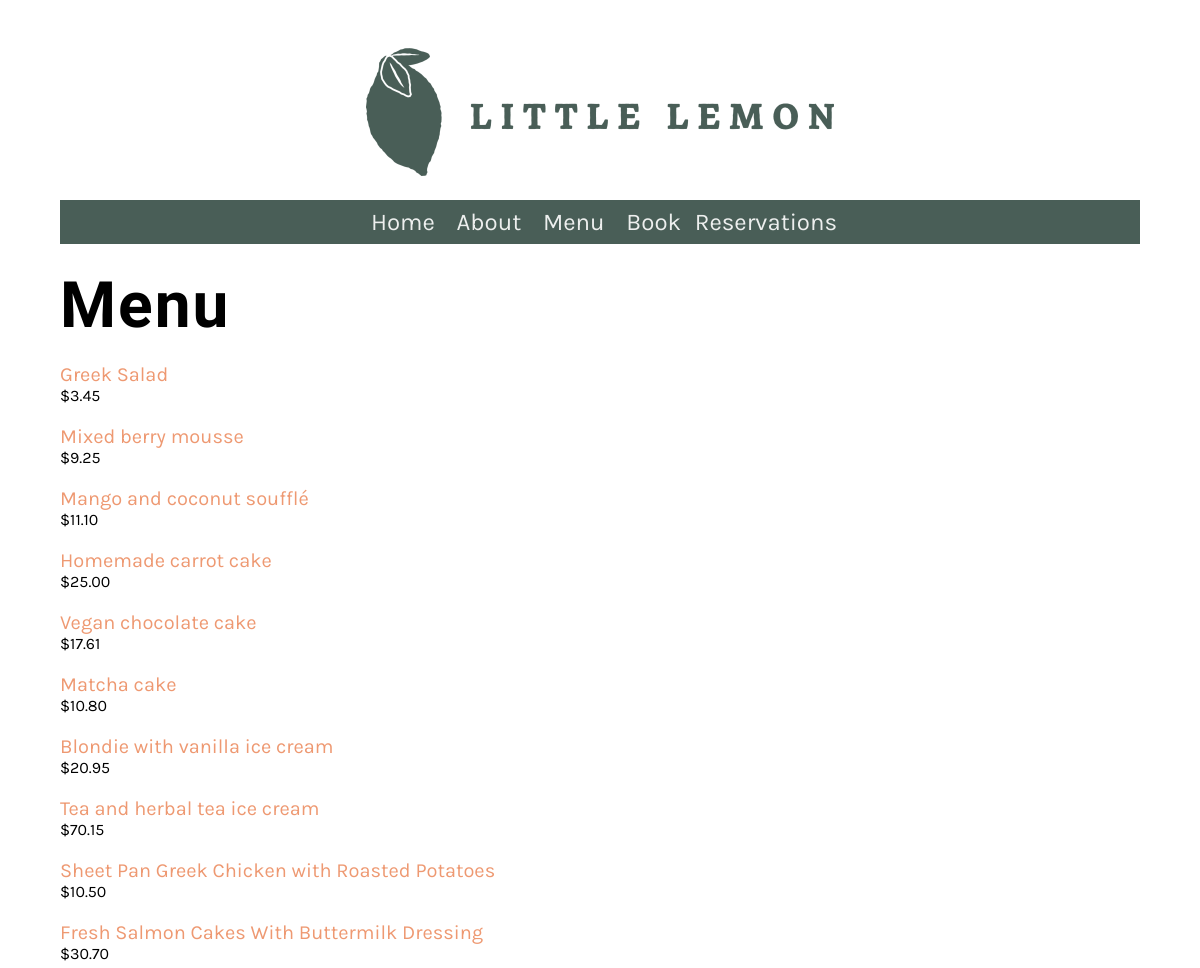
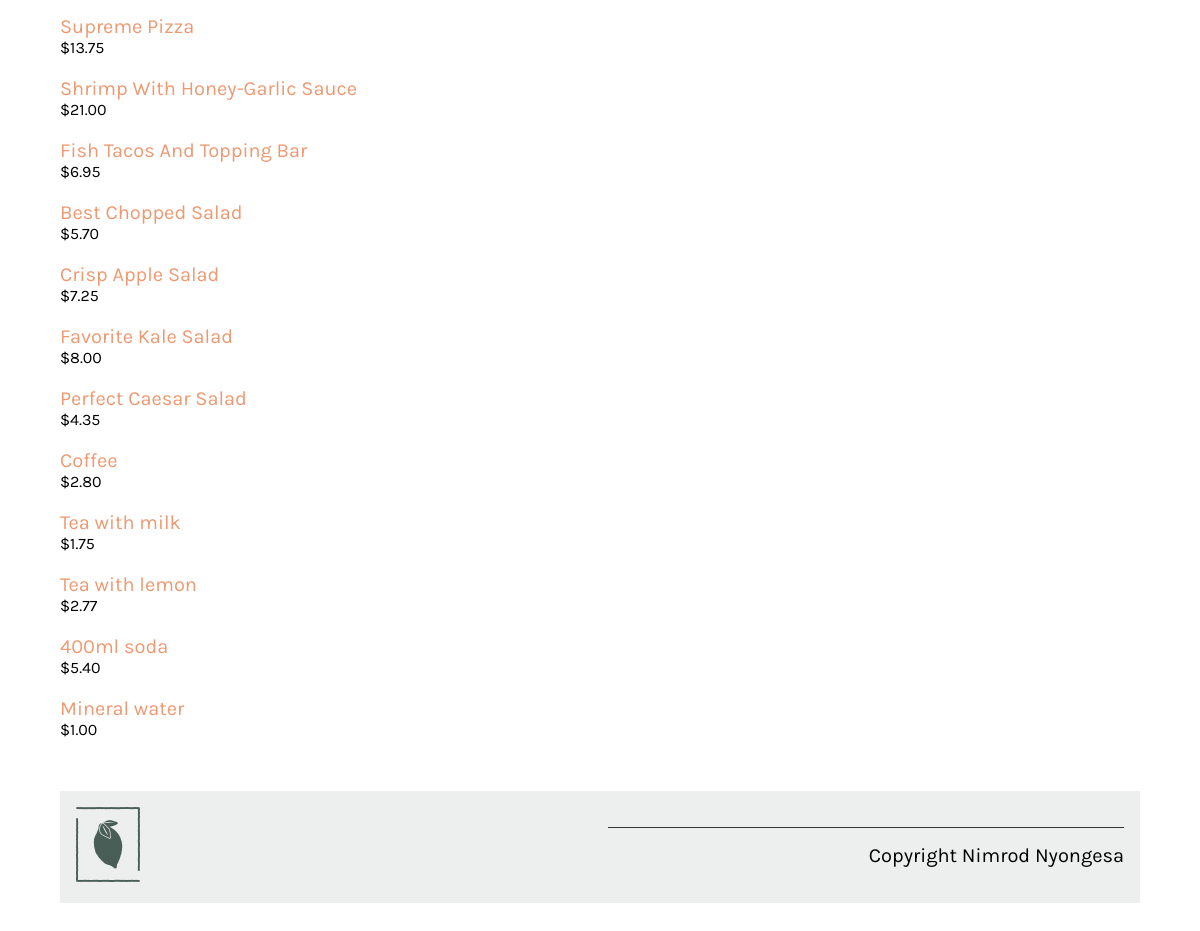
The app's page /menu/ with its own data (2 pictures, top to bottom).
### api/models.py (models this page shows, shortened)
class MenuItems(models.Model):
    name = models.CharField(max_length=128)
    price = models.DecimalField(max_digits=6, decimal_places=2)
    description = models.TextField()
    category = models.ForeignKey(Category, on_delete=models.PROTECT)
    inventory = models.SmallIntegerField(default=0)

### restaurant/views.py (the view)
# urls.py: path('menu/', views.menu, name="menu"),
def menu(request):
    menu_data = MenuItems.objects.all()
    main_data = {"menu": menu_data}
    return render(request, 'menu.html', {"menu": main_data})

### restaurant/templates/menu.html
{% extends 'base.html' %}
{% load static %}
{% block content %}
<h1>Menu</h1>
<div class="column">
    {% for item in menu.menu %}
    <p>
        <a href="{% url 'menu_item' pk=item.pk %}">
            {{ item.name }}
            </a>
        <span class="menu-price">
            ${{ item.price }}
        </span>
    </p>
    {% endfor %}
</div>
{% endblock %}

### restaurant/templates/base.html (shortened to what this page needs)
{% load static %}
<!DOCTYPE html>
<html lang="en">
  <head>
    <link
      rel="preload"
      as="style"
      href="{% static 'css/style.css' %}"
      onload="this.rel = 'stylesheet'"
    />
  </head>
  <body>
    {% include 'partials/_header.html' %}
    <main>{% block content %} {% endblock %}</main>
    {% include 'partials/_footer.html' %}
  </body>
</html>

### restaurant/templates/partials/_header.html
{% load static %}
<header>
  <img src="{% static 'img/logo.png' %}" />
</header>
<nav>
  <ul>
    <li><a href="{% url 'home' %}">Home</a></li>
    <li><a href="{% url 'about' %}">About</a></li>
    <li><a href="{% url 'menu' %}">Menu</a></li>
    <li><a href="{% url 'book' %}">Book</a></li>
    <a href="{% url 'bookings-r' %}">Reservations</a>
  </ul>
</nav>

### restaurant/templates/partials/_footer.html
{% load static %}
<footer>
  <article>
    <img src="{% static 'img/logo_footer.png' %}" />
  </article>
  <article>
    <p>Copyright Nimrod Nyongesa</p>
  </article>
</footer>

### restaurant/static/css/style.css (style rules this page uses)
body { font-family: 'Karla', sans-serif; margin-top: 3rem; margin-bottom: 3rem; margin-left: 5%; margin-right: 5%; }
h1, h2, h3, h4, h5, h6 { font-family: 'Markazi Text', serif; letter-spacing: 2px;; }
h1 { font-size: 4rem; margin-top: 1.5rem; margin-bottom: 0; }
p, ul { font-size: 1.25rem;; }
a { color: #EE9972; text-decoration: none; }
header img { display: block; margin-left: auto; margin-right: auto; max-width: 100%; height: auto; }
nav { background-color: #495E57; margin-top: 1rem; margin-bottom: 1rem; margin-bottom: 0px; }
nav ul { list-style: none; font-size: 1.5rem; text-align: center; padding-inline-start: 0rem; margin-bottom: 0px; }
nav ul li { display: inline-block; margin: 0.5rem; }
nav ul a { color: #EDEFEE; text-decoration: none; }
article { flex:1; }
article img { max-width: 100%; }
footer { background-color: #EDEFEE; padding: 1rem; display: flex; gap: 2rem 1rem; }
footer img { max-width: 50%; }
footer p { border-top: #333333; border-style: solid; border-width: 0.1rem; border-bottom: none; border-left: none; border-right: none; text-align: right; padding-top: 1rem;; }
.column { flex-basis: 50%; margin-bottom: 1rem; padding-bottom: 1rem; }
.menu-price { display: block; font-size: 1rem; }

### records on screen
MenuItems: name "Greek Salad", price "3.45"
MenuItems: name "Mixed berry mousse", price "9.25"
MenuItems: name "Mango and coconut soufflé", price "11.10"
MenuItems: name "Homemade carrot cake", price "25.00"
MenuItems: name "Vegan chocolate cake", price "17.61"
MenuItems: name "Matcha cake", price "10.80"
MenuItems: name "Blondie with vanilla ice cream", price "20.95"
MenuItems: name "Tea and herbal tea ice cream", price "70.15"
MenuItems: name "Sheet Pan Greek Chicken with Roasted Potatoes", price "10.50"
MenuItems: name "Fresh Salmon Cakes With Buttermilk Dressing", price "30.70"
MenuItems: name "Supreme Pizza", price "13.75"
MenuItems: name "Shrimp With Honey-Garlic Sauce", price "21.00"
MenuItems: name "Fish Tacos And Topping Bar", price "6.95"
MenuItems: name "Best Chopped Salad", price "5.70"
MenuItems: name "Crisp Apple Salad", price "7.25"
MenuItems: name "Favorite Kale Salad", price "8.00"
MenuItems: name "Perfect Caesar Salad", price "4.35"
MenuItems: name "Coffee", price "2.80"
MenuItems: name "Tea with milk", price "1.75"
MenuItems: name "Tea with lemon", price "2.77"
MenuItems: name "400ml soda", price "5.40"
MenuItems: name "Mineral water", price "1.00"
